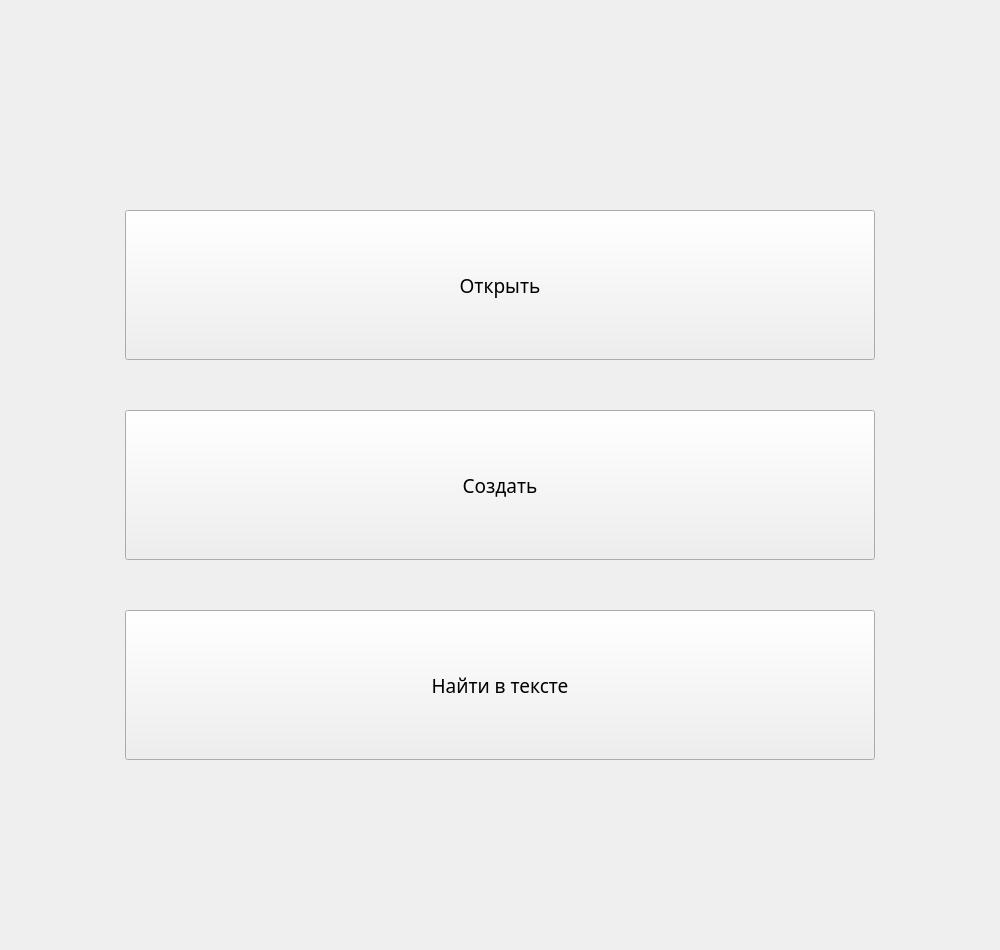
<?xml version="1.0" encoding="UTF-8"?>
<ui version="4.0">
 <class>Start</class>
 <widget class="QWidget" name="Start">
  <property name="geometry">
   <rect>
    <x>0</x>
    <y>0</y>
    <width>1000</width>
    <height>950</height>
   </rect>
  </property>
  <property name="minimumSize">
   <size>
    <width>1000</width>
    <height>950</height>
   </size>
  </property>
  <property name="maximumSize">
   <size>
    <width>1000</width>
    <height>950</height>
   </size>
  </property>
  <property name="windowTitle">
   <string>Form</string>
  </property>
  <widget class="QPushButton" name="OpenButton">
   <property name="geometry">
    <rect>
     <x>125</x>
     <y>210</y>
     <width>750</width>
     <height>150</height>
    </rect>
   </property>
   <property name="font">
    <font>
     <family>Bahnschrift Light</family>
     <pointsize>14</pointsize>
    </font>
   </property>
   <property name="text">
    <string>Открыть</string>
   </property>
  </widget>
  <widget class="QPushButton" name="CreateButton">
   <property name="geometry">
    <rect>
     <x>125</x>
     <y>410</y>
     <width>750</width>
     <height>150</height>
    </rect>
   </property>
   <property name="font">
    <font>
     <family>Bahnschrift Light</family>
     <pointsize>14</pointsize>
    </font>
   </property>
   <property name="text">
    <string>Создать</string>
   </property>
  </widget>
  <widget class="QPushButton" name="TextButton">
   <property name="geometry">
    <rect>
     <x>125</x>
     <y>610</y>
     <width>750</width>
     <height>150</height>
    </rect>
   </property>
   <property name="font">
    <font>
     <family>Bahnschrift Light</family>
     <pointsize>14</pointsize>
    </font>
   </property>
   <property name="text">
    <string>Найти в тексте</string>
   </property>
  </widget>
 </widget>
 <resources/>
 <connections/>
</ui>
